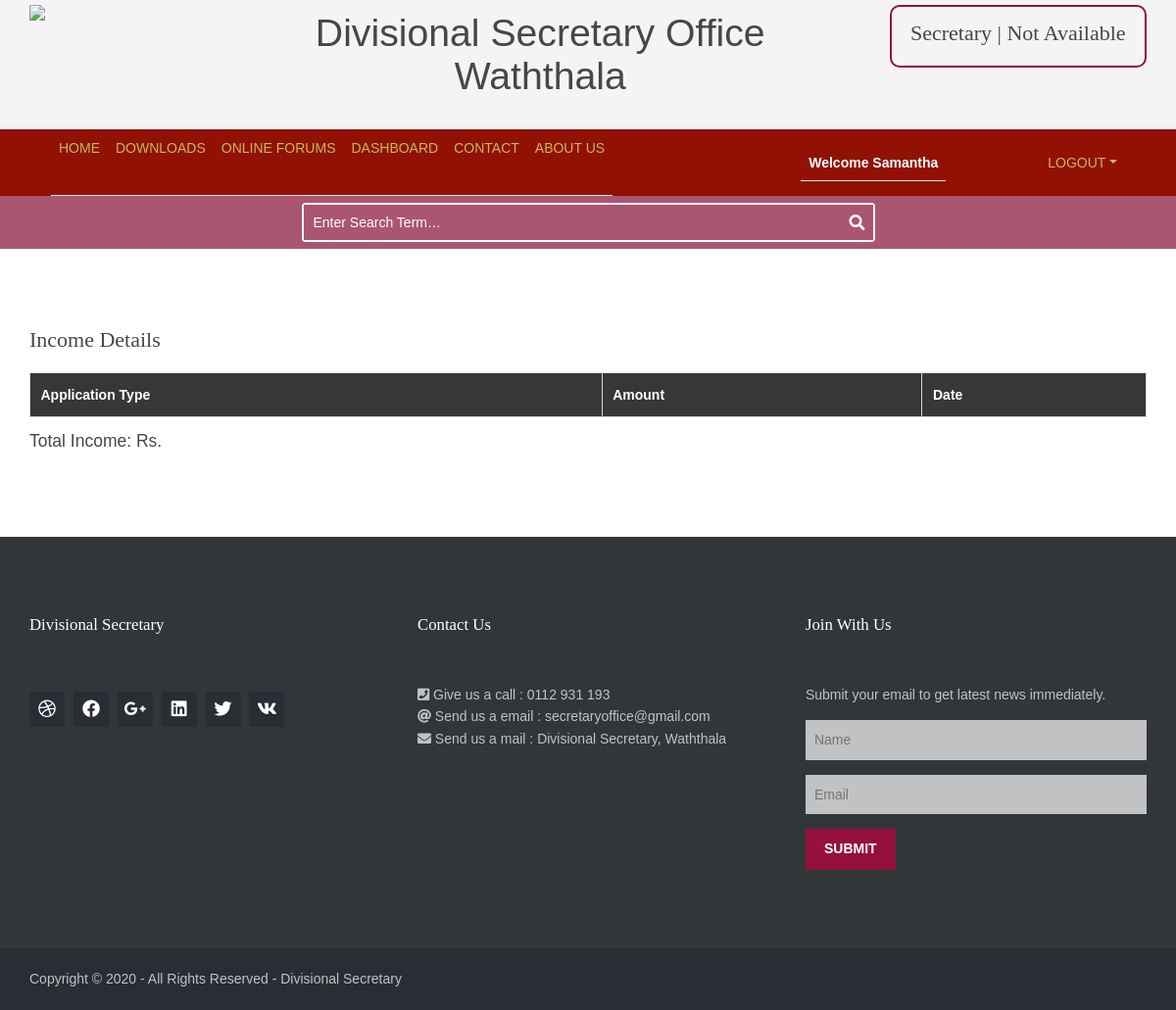
/income.php (signed in), run on an earlier commit of the app's database.
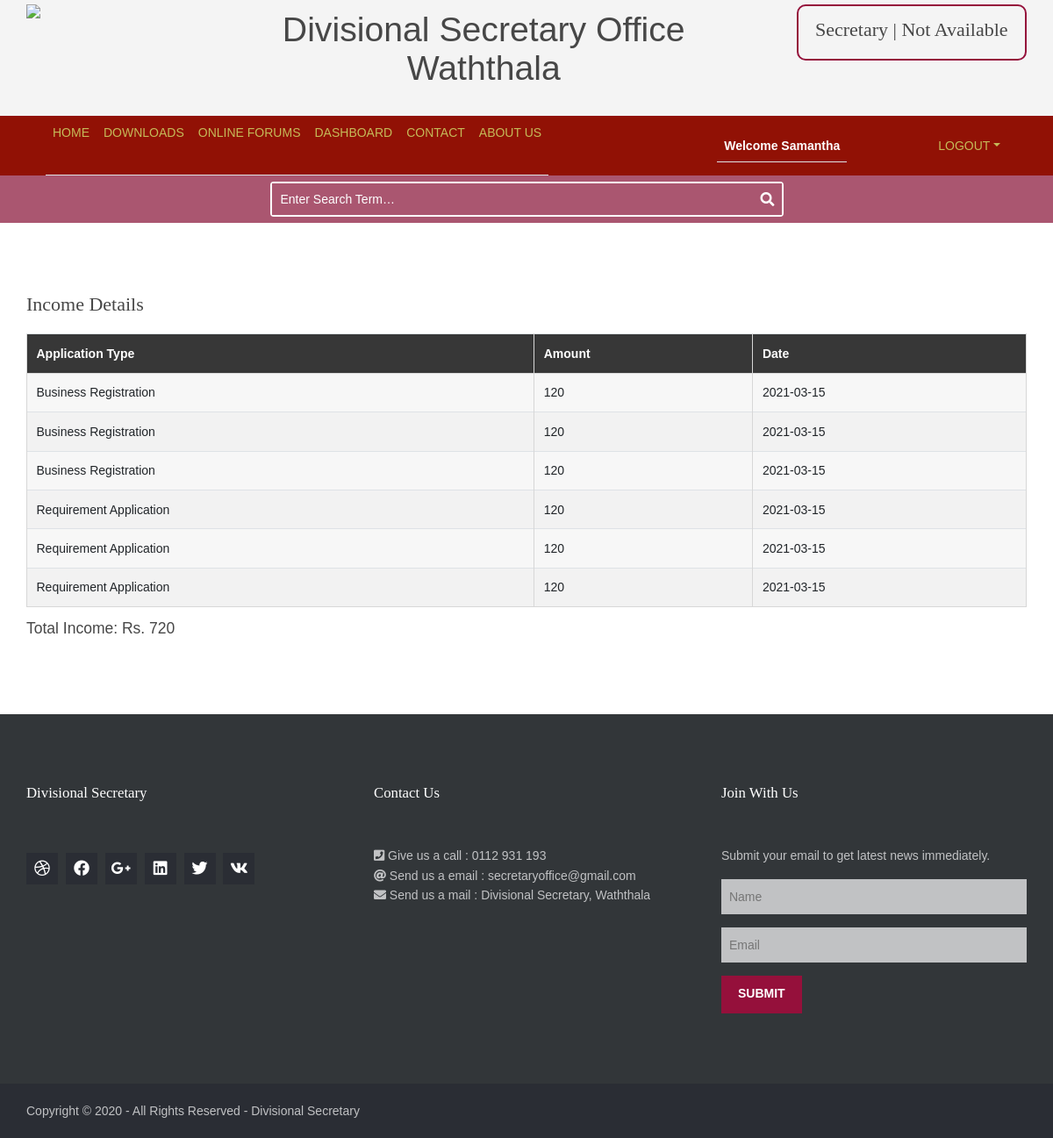
And on a later commit of the database.
### tables this page shows
CREATE TABLE `income` (
  `id` int(11) NOT NULL,
  `application_id` int(11) NOT NULL,
  `application_type` int(11) NOT NULL,
  `amount` double NOT NULL,
  `date` datetime NOT NULL DEFAULT CURRENT_TIMESTAMP
);

### income.php (the view, shortened to what this page needs)
<?php
    require_once("connection/connection.php");
    include 'support/header.php';
?>
    <div class="container">
        <?php
            $sql = "select * from income";
            $result = mysqli_query($conn, $sql);
            $data = mysqli_fetch_all($result,MYSQLI_ASSOC);
        ?>
        <h1 >Income details</h1>
        <table class="table table-hover table-striped">
                <tr>
                    <th>
                        Application Type
                    </th>
                    <th>
                        Amount
                    </th>
                    <th>
                        Date
                    </th>
                </tr>
                <?php
                    foreach($data as $obj){
                       $type =  $obj['application_type'];
                       if($type == '1'){
                            $app_type = 'Business Registration';
                       }
                       else{
                            $app_type = 'Requirement Application';
                       }
                ?>
                <tr>
                    <td><?php echo $app_type; ?></td>
                    <td><?php echo $obj['amount']; ?></td>
                    <td><?php echo date('Y-m-d',strtotime($obj['date'])) ; ?></td>
                </tr>
                <?php
                    }
                ?>
            </table>
        <?php
            $sql = "select sum(amount) as total from income";
            $rs = mysqli_query($conn, $sql);
            if ($row = mysqli_fetch_array($rs)) {
                $total = $row["total"];
                echo "<h3 class='h5'>Total Income: Rs. $total</h1>";
            }
        ?>
    </div>
    <?php
    include 'support/footer.php';
    ?>

### support/header.php (shortened to what this page needs)
<!DOCTYPE html>
<html lang="eng">
<head>
	<link href="https://stackpath.bootstrapcdn.com/bootstrap/4.4.1/css/bootstrap.min.css" rel="stylesheet">
	<link href="https://cdnjs.cloudflare.com/ajax/libs/font-awesome/5.10.0/css/all.min.css" rel="stylesheet">
	<link rel="stylesheet" href="https://cdnjs.cloudflare.com/ajax/libs/animate.css/3.7.2/animate.min.css"/>
	<link href="//maxcdn.bootstrapcdn.com/bootstrap/4.0.0/css/bootstrap.min.css" rel="stylesheet" id="bootstrap-css">
	<link href="layout/styles/layout.css" rel="stylesheet" type="text/css" media="all">
	<link href="layout/styles/Calender.css" rel="stylesheet" type="text/css" media="all">
</head>
<body id="top" onload="activeLink('<?php echo $page; ?>')">
	<div class="wrapper row0">
		<header id="header" class="hoc clear text-md-left">
			<div class="row">
				<div id="logo" class="col-md-2 text-center" >
					<a href="index.php"><img src="images/logo.png" class="d-flex w-50"></a>
				</div>
				<div class="col-md-7 text-center">
					<h1 class="p-2 font-x3" style="font-family: 'Franklin Gothic Medium', 'Arial Narrow', Arial, sans-serif;">
						Divisional Secretary Office <br> Waththala</h1>
				</div>
				<div class="col-md-3 text-center " >
						<div class="avilability " style="border:2px solid #95103B; border-radius: 10px;">
						<?php
							$text = "Not Available";
						?>
							<h5 class="mt-3">Secretary | <?php echo $text ?> </h5>
						</div>
				</div>
			</div>
		</header>
	</div>
	<div class="wrapper row1">
		<section>
			<div class="nav ">
				<div class="container-fluid">
					<nav class="navbar navbar-expand-md bg-dark navbar-dark">
						<div class="collapse navbar-collapse justify-content-between " id="navbarCollapse">
							<div class="navbar-nav nav-tabs mr-auto">
								<a href="index.php" class="nav-item nav-link home " id="home" onclick="activeLink('home')">Home
									<hr class="hrhome"></a>
							<?php
								if(isset($_SESSION['logged'])){
							?>
								<a href="downloads.php" class="nav-item nav-link product" id="downloads" onclick="activeLink('downloads')">Downloads
									<hr class="hrproducts"></a>
								<a href="online_application_home.php" class="nav-item nav-link prode" id="forms" onclick="activeLink('forms')">Online Forums
									<hr class="hrproductDetail"></a>
								<?php
									if(isset($_SESSION['TYPE'])){
										if($_SESSION['TYPE'] == '1' || $_SESSION['TYPE'] == '2'){
								?>
									<a href="dashboard.php" class="nav-item nav-link cart" id="dashboard" onclick="activeLink('dashboard')">Dashboard
										<hr class="hrcart"></a>
								<?php
										}
									}
								}
								?>
								<a href="contact.php" class="nav-item nav-link chk" id="contact" onclick="activeLink('contact')">Contact
									<hr class="hrchec"></a>
								<a href="aboutUs.php" class="nav-item nav-link acc" id="about" onclick="activeLink('about')">About Us
									<hr class="hracc"></a>
							</div>
							<div class="navbar-nav nav-tabs ml-auto">
								<?php
									if(isset($_SESSION["logged"])){
								?>
								<p class="nav-item nav-link text-white font-weight-bold" >
										 Welcome
										 <?php
										echo $_SESSION['username'];
										}?>
									</p>
							</div>
							<?php
								if(isset($_SESSION["logged"])){
							?>
							<div class="navbar-nav nav-tabs ml-auto">
								<div class="nav-item dropdown">
									<a href="#" class="nav-link dropdown-toggle" data-toggle="dropdown">Logout</a>
								</div>
								<?php
									}
								?>
							</div>
						</div>
					</nav>
				</div>
			</div>
		</section>
	</div>
	<div class="row" style="background-color:#AA5670;">
		<div class="col-md-3">
		</div>
		<div id="searchform" class="col-md-6">
			<div style="border: 2px solid white; border-radius: 4px;" class="mt-2 mb-2">
				<form action="#" method="post">
					<fieldset>
						<input class="text-white" type="text" placeholder="Enter search term&hellip;">
						<button type="submit"><i class="fas fa-search"></i></button>
					</fieldset>
				</form>
			</div>
		</div>
		<div class="col-md-3">
		</div>
	</div>

### support/footer.php (shortened to what this page needs)
<div class="wrapper row4">
		<footer id="footer" class="hoc clear">
			<div class="one_third first">
				<h6 class="heading">Divisional Secretary</h6>
				<ul class="faico clear">
					<li><a class="faicon-dribble" href="#"><i class="fab fa-dribbble"></i></a></li>
					<li><a class="faicon-facebook" href="#"><i class="fab fa-facebook"></i></a></li>
					<li><a class="faicon-google-plus" href="#"><i class="fab fa-google-plus-g"></i></a></li>
					<li><a class="faicon-linkedin" href="#"><i class="fab fa-linkedin"></i></a></li>
					<li><a class="faicon-twitter" href="#"><i class="fab fa-twitter"></i></a></li>
					<li><a class="faicon-vk" href="#"><i class="fab fa-vk"></i></a></li>
				</ul>
			</div>
			<div class="one_third">
				<h6 class="heading">Contact Us</h6>
				<ul class="nospace clear ">
					<li><i class="fas fa-phone-square"></i>  Give us a call : 0112 931 193</li>
					<li><i class="fas fa-at"></i>  Send us a email : secretaryoffice@gmail.com</li>
					<li><i class="fas fa-envelope"></i>  Send us a mail : Divisional Secretary, Waththala</li>
				</ul>
			</div>
			<div class="one_third">
				<h6 class="heading">Join with us</h6>
				<p class="nospace btmspace-15">Submit your email to get latest news immediately.</p>
				<form method="post" action="#">
					<fieldset>
						<input class="btmspace-15" type="text" value="" placeholder="Name">
						<input class="btmspace-15" type="text" value="" placeholder="Email">
						<button type="submit" value="submit">Submit</button>
					</fieldset>
				</form>
			</div>
		</footer>
	</div>
	<div class="wrapper row5">
		<div id="copyright" class="hoc clear">
			<p class="fl_left">Copyright &copy; 2020 - All Rights Reserved - <a href="#">Divisional Secretary</a></p>
		</div>
	</div>
</body>
</html>

### layout/styles/layout.css (style rules this page uses)
#header { padding:5px 0; }
#header #logo * { margin:0; padding:0; line-height:1; }
#header div:last-child { margin-bottom:0; }
#searchform form { display:block; position:relative; }
#searchform form * { border:none; }
#searchform input { display:block; width:100%; height:36px; padding:8px 40px 8px 10px; font-size:1rem; }
#searchform ::placeholder { text-transform:capitalize; }
#searchform button { display:block; position:absolute; top:3px; right:2px; height:30px; font-size:16px; line-height:1; }
.avilability { animation: avilable 10s infinite; }
.container { padding:80px 0; }
#footer { padding:80px 0; }
#footer .heading { margin-bottom:50px; font-size:1.2rem; }
#footer input, #footer button { border:1px solid; }
#footer input { display:block; width:100%; padding:8px; }
#footer button { padding:8px 18px 10px; text-transform:uppercase; font-weight:700; cursor:pointer; }
#copyright { padding:20px 0; }
#copyright * { margin:0; padding:0; }
table, th, td { border:1px solid; border-collapse:collapse; vertical-align:top; }
table, th { table-layout:auto; }
table { width:100%; margin-bottom:15px; }
th, td { padding:5px 8px; }
td { border-width:0 1px; }
.faico { margin:0; padding:0; list-style:none; }
.faico li { display:inline-block; margin:8px 5px 0 0; padding:0; line-height:normal; }
.faico li:last-child { margin-right:0; }
.faico a { display:inline-block; width:36px; height:36px; line-height:36px; font-size:18px; text-align:center; }
.faico a { color:#FFFFFF; background-color:#2A2D34; }
body { color:#474747; background-color:#FFFFFF; }
a { color:#95103B; }
.row0 { color:#474747; background-color:#F4F4F4; }
.row4 { color:#C1C2C4; background-color:#323639; }
.row5, .row5 a { color:#C1C2C4; background-color:#2A2D34; }
#searchform { color:rgb(255, 255, 255); background:#AA5670; }
#searchform input { color:#ffffff; background:#AA5670; }
#searchform input::placeholder { color:#ffffff; }
#searchform button { color:#FFFFFF; background:transparent; }
#footer .heading { color:#FFFFFF; }
#footer input, #footer button { border-color:transparent; }
#footer input { color:#474747; background-color:#C1C2C4; }
#footer button { color:#FFFFFF; background-color:#95103B; }
.nav { position: relative; }
@media (min-width: 992px) { .nav .container-fluid { padding-left: 52px; padding-right: 52px; } }
.nav .navbar { height: 100%; padding: 0; }
.dropdown-toggle { background-color: #911105 !important; }
@media (min-width: 768px) { .nav, .nav .navbar { background: #911105 !important; } }
@media (min-width: 768px) { .nav .navbar-dark a.nav-link { color: #c5ba59; font-size: 14px; text-transform: uppercase; } }
table, th, td, #comments .avatar, #comments input, #comments textarea { border-color:#D7D7D7; }
th { color:#FFFFFF; background-color:#373737; }
tr, #comments li, #comments input[type="submit"], #comments input[type="reset"] { color:inherit; background-color:#FBFBFB; }
tr:nth-child(even), #comments li:nth-child(even) { color:inherit; background-color:#F7F7F7; }
@media screen and (min-width:1140px) { .hoc { max-width:1140px; } }

What changed in the data, as far as the page shows it:
added income: application_type "Business Registration", amount "120", date "2021-03-15"
added income: application_type "Business Registration", amount "120", date "2021-03-15"
added income: application_type "Business Registration", amount "120", date "2021-03-15"
added income: application_type "Requirement Application", amount "120", date "2021-03-15"
added income: application_type "Requirement Application", amount "120", date "2021-03-15"
added income: application_type "Requirement Application", amount "120", date "2021-03-15"
Also different on the page:
$total: (not shown) → "720"
